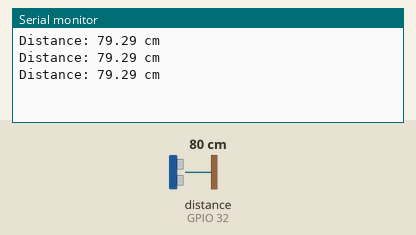
Recording of a sketch running on a simulated ESP32. Shown: the last lines printed to the serial monitor. Wiring (inferred from the names in the program): ultrasonic range finder: trigger GPIO 33; echo GPIO 32. The test bench sets the inputs (shaded band); at power-on: distance to the obstacle (sensor on GPIO 32) 80 cm. The echo pulse lasts 58.3 µs per cm.

Above: at 1.3 s.
1.4 s: distance to the obstacle (sensor on GPIO 32) set to 2 cm
At 1.9 s:
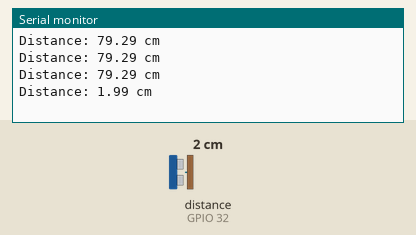
2.9 s: distance to the obstacle (sensor on GPIO 32) set to 4 cm
At 3.4 s:
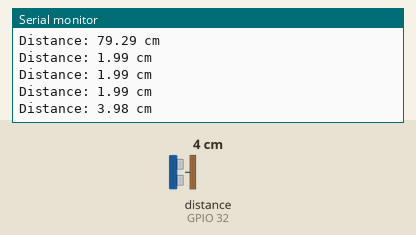
Timing chart, 0 to 5.9 s (numbered marks = the images above; inputs shaded):
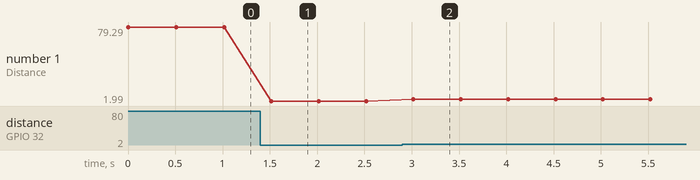

Measured:
- after the input at 1.4 s, the serial monitor: prints a new line after 0.12 s (image 1)
- after the input at 2.9 s, the serial monitor: prints a new line after 0.12 s (image 2)
- plotted number 1: 79.29 → 1.99 after the input at 1.4 s, 1.99 → 3.98 after the input at 2.9 s

The sketch:

Untrasonic_Sensor_Test.ino
```cpp
/*
Ultrasonic Sensor:
โค้ดนี้จะส่งสัญญาณจากขา trigPin และรับค่ากลับที่ echoPin เพื่อคำนวณระยะทางจากเซนเซอร์
อัปโหลดโค้ดไปยังบอร์ด Arduino แล้วเปิด Serial Monitor เพื่อตรวจสอบค่าระยะทางที่อ่านได้! 🚀

หลักการทำงานของ Ultrasonic Sensor (เช่น HC-SR04)
เซนเซอร์ Ultrasonic ใช้หลักการของ คลื่นเสียงอัลตราโซนิก (Ultrasonic Waves) เพื่อวัดระยะทางของวัตถุ
โดยการส่งคลื่นเสียงความถี่สูงและคำนวณเวลาที่คลื่นเสียงสะท้อนกลับมายังตัวเซนเซอร์

🔧 โครงสร้างของ HC-SR04
เซนเซอร์ HC-SR04 ประกอบด้วย สองส่วนหลัก:
1.Transmitter (Trig Pin) → ส่งคลื่นเสียงอัลตราโซนิกออกไป
2.Receiver (Echo Pin) → รับคลื่นเสียงที่สะท้อนกลับมา
3.VCC (5V)

⚙️ ขั้นตอนการทำงาน
1.ส่งสัญญาณเสียง:
-Arduino จะส่งพัลส์ไฟฟ้า HIGH ไปที่ขา Trig เป็นเวลา 10 ไมโครวินาที (10 µs)
-เซนเซอร์จะส่งคลื่นเสียงอัลตราโซนิกออกไปที่ความถี่ 40 kHz

2.รับคลื่นเสียงสะท้อนกลับ
-คลื่นเสียงเดินทางไปกระทบวัตถุแล้วสะท้อนกลับมา
-เมื่อคลื่นเสียงกลับถึงเซนเซอร์ ขา Echo จะเปลี่ยนเป็น HIGH และจับเวลาการเดินทางของเสียง
3.คำนวณระยะทาง
ใช้สูตร:
Distance=Time × Speed of Sound/2
-โดยที่ Speed of Sound = 343 m/s = 0.034 cm/µs
-หารด้วย 2 เพราะเสียงเดินทางไป-กลับ

🛠 ข้อจำกัดของ Ultrasonic Sensor
-ระยะตรวจจับโดยทั่วไปอยู่ที่ 2 cm - 400 cm
-อาจได้รับผลกระทบจาก พื้นผิวของวัตถุ (พื้นผิวขรุขระอาจทำให้เสียงสะท้อนไม่ตรง)
-อุณหภูมิและความชื้นสามารถมีผลต่อความเร็วเสียง

📌 สรุป:
Ultrasonic Sensor ใช้หลักการส่งและรับคลื่นเสียงเพื่อวัดระยะทาง และเหมาะสำหรับงาน ตรวจจับวัตถุ, หุ่นยนต์เลี่ยงสิ่งกีดขวาง, และระบบวัดระดับน้ำ เป็นต้น 🚀
*/
const int trigPin = 33;
const int echoPin = 32;

void setup() {
    Serial.begin(115200); // เริ่มต้น Serial Monitor
    pinMode(trigPin, OUTPUT);
    pinMode(echoPin, INPUT);
}

void loop() {
    long duration;
    float distance;

    // ส่งสัญญาณ Trigger
    digitalWrite(trigPin, LOW);
    delayMicroseconds(2);
    digitalWrite(trigPin, HIGH);
    delayMicroseconds(10);
    digitalWrite(trigPin, LOW);

    // อ่านค่าจาก Echo Pin
    duration = pulseIn(echoPin, HIGH);

    // คำนวณระยะทาง (หน่วย: เซนติเมตร)
    distance = duration * 0.034 / 2;

    // แสดงผลบน Serial Monitor
    Serial.print("Distance: ");
    Serial.print(distance);
    Serial.println(" cm");

    delay(500); // รอ 500ms ก่อนวัดค่าใหม่
}
```
